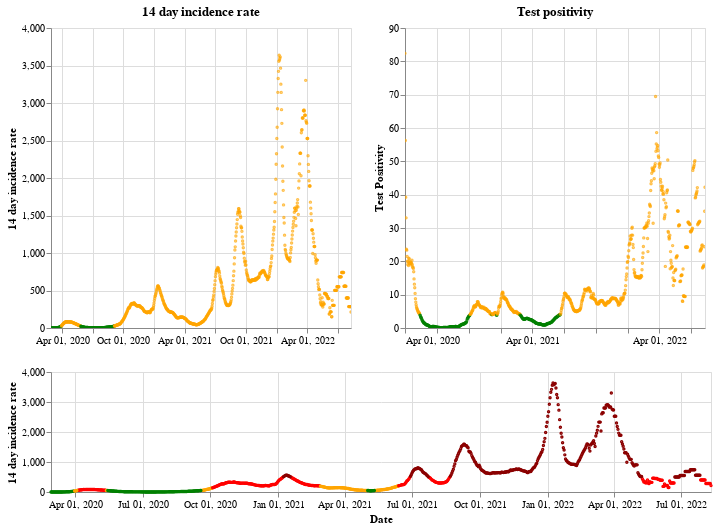

The notebook cell this image was saved under:
### Markdown cell above
## Scotland

### Code cell
plot_traffic_light('Scotland')

### Figure 1 — Vega-Lite specification as saved in the notebook (floating-point values rounded to 4 significant figures; data arrays with more than 128 entries replaced by an {"elided": "..."} marker saying what was removed)
{"config": {"view": {"continuousWidth": 400, "continuousHeight": 300}}, "vconcat": [{"hconcat": [{"mark": {"type": "point", "size": 2}, "encoding": {"color": {"condition": {"value": "green", "test": "(datum.twoWeeklyCasesRate <= 25)"}, "value": "orange"}, "tooltip": [{"type": "nominal", "field": "areaName"}, {"type": "temporal", "field": "date"}, {"type": "quantitative", "field": "twoWeeklyCasesRate"}, {"type": "quantitative", "field": "testPositivity"}], "x": {"type": "temporal", "axis": {"title": ""}, "field": "date", "scale": {"domain": {"selection": "DateBrush"}}, "timeUnit": "yearmonthdate"}, "y": {"type": "quantitative", "axis": {"title": "14 day incidence rate"}, "field": "twoWeeklyCasesRate"}}, "title": "14 day incidence rate", "width": 300}, {"mark": {"type": "point", "size": 2}, "encoding": {"color": {"condition": {"value": "green", "test": "(datum.testPositivity <= 4)"}, "value": "orange"}, "tooltip": [{"type": "nominal", "field": "areaName"}, {"type": "temporal", "field": "date"}, {"type": "quantitative", "field": "twoWeeklyCasesRate"}, {"type": "quantitative", "field": "testPositivity"}], "x": {"type": "temporal", "axis": {"title": ""}, "field": "date", "scale": {"domain": {"selection": "DateBrush"}}, "timeUnit": "yearmonthdate"}, "y": {"type": "quantitative", "axis": {"title": "Test Positivity"}, "field": "testPositivity"}}, "title": "Test positivity", "width": 300}]}, {"layer": [{"mark": {"type": "point", "size": 2}, "encoding": {"color": {"condition": {"value": "orange", "test": "(((datum.testPositivity < 4) && (datum.twoWeeklyCasesRate >= 50)) && (datum.twoWeeklyCasesRate < 200))"}, "value": "red"}, "opacity": {"condition": {"value": 1, "test": "((datum.twoWeeklyCasesRate >= 50) && (datum.twoWeeklyCasesRate < 500))"}, "value": 0}, "tooltip": [{"type": "nominal", "field": "areaName"}, {"type": "temporal", "field": "date"}, {"type": "quantitative", "field": "twoWeeklyCasesRate"}, {"type": "quantitative", "field": "testPositivity"}], "x": {"type": "temporal", "axis": {"title": "Date"}, "field": "date", "timeUnit": "yearmonthdate"}, "y": {"type": "quantitative", "axis": {"title": "14 day incidence rate"}, "field": "twoWeeklyCasesRate"}}, "selection": {"DateBrush": {"type": "interval", "encodings": ["x"], "fields": ["Time"]}}}, {"mark": {"type": "point", "size": 2}, "encoding": {"color": {"value": "darkred"}, "opacity": {"condition": {"value": 1, "test": "(datum.twoWeeklyCasesRate >= 500)"}, "value": 0}, "tooltip": [{"type": "nominal", "field": "areaName"}, {"type": "temporal", "field": "date"}, {"type": "quantitative", "field": "twoWeeklyCasesRate"}, {"type": "quantitative", "field": "testPositivity"}], "x": {"type": "temporal", "axis": {"title": "Date"}, "field": "date", "timeUnit": "yearmonthdate"}, "y": {"type": "quantitative", "axis": {"title": "14 day incidence rate"}, "field": "twoWeeklyCasesRate"}}}, {"mark": {"type": "point", "size": 2}, "encoding": {"color": {"condition": {"value": "green", "test": "((datum.testPositivity < 4) && (datum.twoWeeklyCasesRate < 50))"}, "value": "orange"}, "opacity": {"condition": {"value": 1, "test": "(datum.twoWeeklyCasesRate < 50)"}, "value": 0}, "tooltip": [{"type": "nominal", "field": "areaName"}, {"type": "temporal", "field": "date"}, {"type": "quantitative", "field": "twoWeeklyCasesRate"}, {"type": "quantitative", "field": "testPositivity"}], "x": {"type": "temporal", "axis": {"title": "Date"}, "field": "date", "timeUnit": "yearmonthdate"}, "y": {"type": "quantitative", "axis": {"title": "14 day incidence rate"}, "field": "twoWeeklyCasesRate"}}}], "height": 120, "width": 660}], "data": {"name": "data-b0cc2d7ec12ff226017b5f702e3da5fd"}, "$schema": "https://vega.github.io/schema/vega-lite/v4.8.1.json", "datasets": {"data-b0cc2d7ec12ff226017b5f702e3da5fd": {"elided": "895 records"}}}
